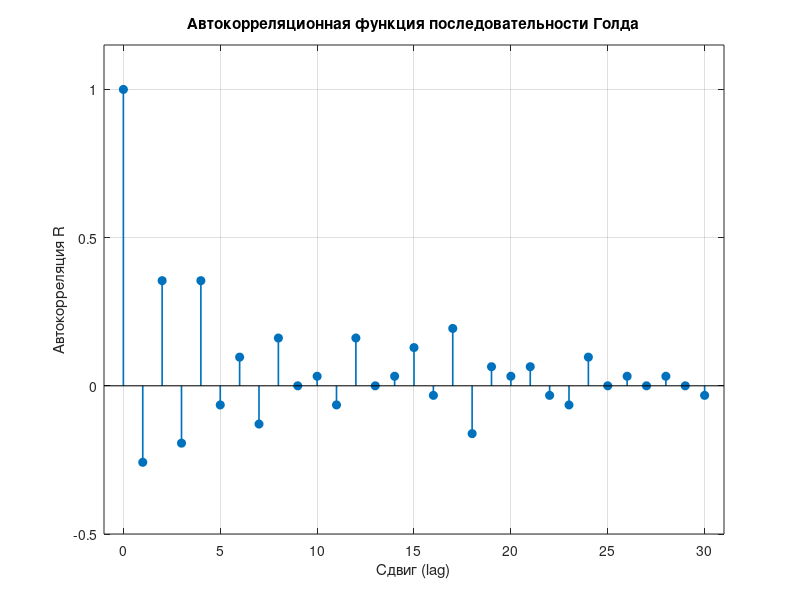

Write MATLAB code to recreate this figure.
x = [0 0 0 1 1];
y = [0 1 0 1 0];
m = 5;
N = 2^m - 1;
gold = zeros(1, N);

%1
fprintf('x: ');
fprintf('%d', x);
fprintf('\n');

fprintf('y: ');
fprintf('%d', y);
fprintf('\n\n');

for i = 1:N
    out = xor(x(5), y(5));
    gold(i) = out;

    xor_x = xor(x(4), x(5));
    xor_y = xor(y(2), y(5));

    x(2:5) = x(1:4);
    y(2:5) = y(1:4);

    % Запись новых битов в начало
    x(1) = xor_x;
    y(1) = xor_y;
end

fprintf('Последовательность Голда:\n');
fprintf('%d', gold);
fprintf('\n\n');

% 2
% Переводим 0/1 в +1/-1 (так принято считать корреляцию)
gold_pm = 2*gold - 1;

R_xcorr = xcorr(gold_pm, 'normalized'); % делает так, чтобы при нулевом сдвиге было ровно 1.
R_xcorr = R_xcorr(N:end); % оставляем лаги 0 ... 30

fprintf('Сдвиг |');
for b = 1:N
    fprintf(' %2d', b);  % номера битов
end
fprintf(' | Автокорреляция\n');

fprintf('------+');
fprintf(repmat('---', 1, N));
fprintf('+---------------\n');

for shift = 0:N-1
    % Циклический сдвиг влево
    shifted = gold([shift+1:end, 1:shift]);
    
    fprintf('%5d |', shift);
    fprintf(' %2d', shifted); % печатаем все биты сдвинутой последовательности
    fprintf(' | %+10.4f\n', R_xcorr(shift+1));
end
%3
x_3 = [0 0 1 0 0];
y_3 = [0 0 1 0 1];
gold_3 = zeros(1, N);
fprintf('x_3: ');
fprintf('%d', x_3);
fprintf('\n');

fprintf('y_3: ');
fprintf('%d', y_3);
fprintf('\n\n');

for i = 1:N
    out_3 = xor(x_3(5), y_3(5));
    gold_3(i) = out_3;

    xor_x_3 = xor(x_3(4), x_3(5));
    xor_y_3 = xor(y_3(2), y_3(5));

    x_3(2:5) = x_3(1:4);
    y_3(2:5) = y_3(1:4);

    % Запись новых битов в начало
    x_3(1) = xor_x_3;
    y_3(1) = xor_y_3;
end

fprintf('Вторая последовательность Голда:\n');
fprintf('%d', gold_3);
fprintf('\n\n');
% 4
% Взаимная корреляция при нулевом сдвиге
c = sum(gold == gold_3);          % количество совпадений
o = N - c;                        % количество несовпадений
R_cross0 = (c - o) / N;

fprintf('Взаимная корреляция (лаг 0): %+.4f\n', R_cross0);
% 6
figure;
stem(0:N-1, R_xcorr, 'filled', 'LineWidth', 1.2);
grid on;
xlabel('Сдвиг (lag)');
ylabel('Автокорреляция R');
title('Автокорреляционная функция последовательности Голда');
ylim([-0.5 1.15]);
xlim([-1 N]);
